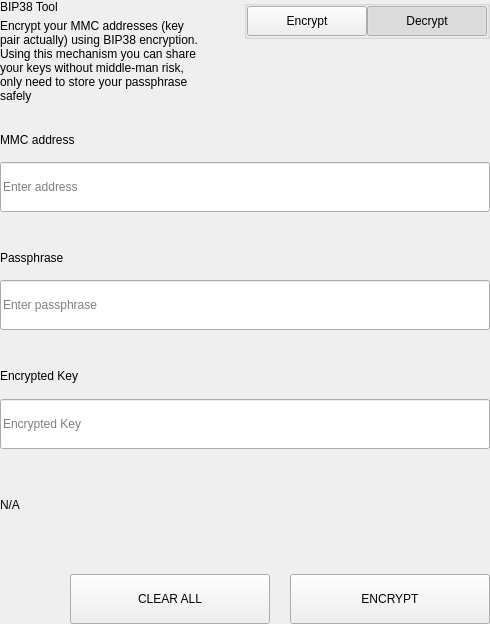
<?xml version="1.0" encoding="UTF-8"?>
<ui version="4.0">
 <class>SettingsBitToolWidget</class>
 <widget class="QWidget" name="SettingsBitToolWidget">
  <property name="geometry">
   <rect>
    <x>0</x>
    <y>0</y>
    <width>490</width>
    <height>624</height>
   </rect>
  </property>
  <property name="windowTitle">
   <string>Form</string>
  </property>
  <layout class="QVBoxLayout" name="verticalLayout">
   <property name="spacing">
    <number>0</number>
   </property>
   <property name="leftMargin">
    <number>0</number>
   </property>
   <property name="topMargin">
    <number>0</number>
   </property>
   <property name="rightMargin">
    <number>0</number>
   </property>
   <property name="bottomMargin">
    <number>0</number>
   </property>
   <item>
    <widget class="QWidget" name="left" native="true">
     <layout class="QVBoxLayout" name="verticalLayout_3">
      <property name="leftMargin">
       <number>0</number>
      </property>
      <property name="topMargin">
       <number>0</number>
      </property>
      <property name="rightMargin">
       <number>0</number>
      </property>
      <property name="bottomMargin">
       <number>0</number>
      </property>
      <item>
       <layout class="QVBoxLayout" name="verticalLayout_2">
        <property name="spacing">
         <number>0</number>
        </property>
        <item>
         <layout class="QHBoxLayout" name="horizontalLayout_3" stretch="3,1">
          <property name="spacing">
           <number>40</number>
          </property>
          <item>
           <layout class="QVBoxLayout" name="verticalLayoutTitle">
            <property name="spacing">
             <number>5</number>
            </property>
            <item>
             <widget class="QLabel" name="labelTitle">
              <property name="text">
               <string>BIP38 Tool</string>
              </property>
             </widget>
            </item>
            <item>
             <widget class="QLabel" name="labelSubtitle1">
              <property name="text">
               <string>Encrypt your MMC addresses (key pair actually) using BIP38 encryption.
Using this mechanism you can share your keys without middle-man risk, only need to store your passphrase safely</string>
              </property>
              <property name="wordWrap">
               <bool>true</bool>
              </property>
             </widget>
            </item>
           </layout>
          </item>
          <item alignment="Qt::AlignTop">
           <widget class="QGroupBox" name="groupBox">
            <property name="title">
             <string/>
            </property>
            <property name="alignment">
             <set>Qt::AlignLeading|Qt::AlignLeft|Qt::AlignTop</set>
            </property>
            <layout class="QHBoxLayout" name="horizontalLayout_4">
             <property name="spacing">
              <number>0</number>
             </property>
             <property name="leftMargin">
              <number>0</number>
             </property>
             <property name="topMargin">
              <number>0</number>
             </property>
             <property name="rightMargin">
              <number>0</number>
             </property>
             <property name="bottomMargin">
              <number>0</number>
             </property>
             <item>
              <spacer name="horizontalSpacer">
               <property name="orientation">
                <enum>Qt::Horizontal</enum>
               </property>
               <property name="sizeHint" stdset="0">
                <size>
                 <width>40</width>
                 <height>20</height>
                </size>
               </property>
              </spacer>
             </item>
             <item>
              <widget class="QPushButton" name="pushLeft">
               <property name="minimumSize">
                <size>
                 <width>120</width>
                 <height>30</height>
                </size>
               </property>
               <property name="maximumSize">
                <size>
                 <width>120</width>
                 <height>30</height>
                </size>
               </property>
               <property name="focusPolicy">
                <enum>Qt::NoFocus</enum>
               </property>
               <property name="text">
                <string>Encrypt</string>
               </property>
               <property name="checkable">
                <bool>true</bool>
               </property>
               <property name="autoExclusive">
                <bool>true</bool>
               </property>
              </widget>
             </item>
             <item>
              <widget class="QPushButton" name="pushRight">
               <property name="minimumSize">
                <size>
                 <width>120</width>
                 <height>30</height>
                </size>
               </property>
               <property name="maximumSize">
                <size>
                 <width>120</width>
                 <height>30</height>
                </size>
               </property>
               <property name="focusPolicy">
                <enum>Qt::NoFocus</enum>
               </property>
               <property name="text">
                <string>Decrypt</string>
               </property>
               <property name="checkable">
                <bool>true</bool>
               </property>
               <property name="checked">
                <bool>true</bool>
               </property>
               <property name="autoExclusive">
                <bool>true</bool>
               </property>
              </widget>
             </item>
            </layout>
           </widget>
          </item>
         </layout>
        </item>
        <item>
         <widget class="QStackedWidget" name="stackedWidget">
          <property name="currentIndex">
           <number>1</number>
          </property>
          <widget class="QWidget" name="pageDecrypt">
           <layout class="QVBoxLayout" name="verticalLayout_5">
            <property name="spacing">
             <number>0</number>
            </property>
            <property name="leftMargin">
             <number>0</number>
            </property>
            <property name="topMargin">
             <number>0</number>
            </property>
            <property name="rightMargin">
             <number>0</number>
            </property>
            <property name="bottomMargin">
             <number>0</number>
            </property>
            <item>
             <widget class="QWidget" name="widget" native="true">
              <property name="minimumSize">
               <size>
                <width>0</width>
                <height>100</height>
               </size>
              </property>
              <layout class="QVBoxLayout" name="verticalLayout_4">
               <property name="spacing">
                <number>0</number>
               </property>
               <property name="leftMargin">
                <number>0</number>
               </property>
               <property name="topMargin">
                <number>0</number>
               </property>
               <property name="rightMargin">
                <number>0</number>
               </property>
               <property name="bottomMargin">
                <number>0</number>
               </property>
               <item>
                <spacer name="verticalSpacer_2">
                 <property name="orientation">
                  <enum>Qt::Vertical</enum>
                 </property>
                 <property name="sizeType">
                  <enum>QSizePolicy::Fixed</enum>
                 </property>
                 <property name="sizeHint" stdset="0">
                  <size>
                   <width>20</width>
                   <height>20</height>
                  </size>
                 </property>
                </spacer>
               </item>
               <item>
                <layout class="QHBoxLayout" name="horizontalLayout_6" stretch="2">
                 <property name="spacing">
                  <number>0</number>
                 </property>
                 <item>
                  <layout class="QVBoxLayout" name="verticalLayout_7">
                   <property name="spacing">
                    <number>9</number>
                   </property>
                   <item>
                    <widget class="QLabel" name="labelSubtitleKey">
                     <property name="minimumSize">
                      <size>
                       <width>0</width>
                       <height>20</height>
                      </size>
                     </property>
                     <property name="maximumSize">
                      <size>
                       <width>16777215</width>
                       <height>20</height>
                      </size>
                     </property>
                     <property name="text">
                      <string>Encrypted key</string>
                     </property>
                    </widget>
                   </item>
                   <item>
                    <widget class="QLineEdit" name="lineEditKey">
                     <property name="minimumSize">
                      <size>
                       <width>0</width>
                       <height>50</height>
                      </size>
                     </property>
                     <property name="maximumSize">
                      <size>
                       <width>16777215</width>
                       <height>50</height>
                      </size>
                     </property>
                     <property name="placeholderText">
                      <string>Enter a encrypted key</string>
                     </property>
                    </widget>
                   </item>
                  </layout>
                 </item>
                </layout>
               </item>
               <item>
                <spacer name="verticalSpacer_3">
                 <property name="orientation">
                  <enum>Qt::Vertical</enum>
                 </property>
                 <property name="sizeType">
                  <enum>QSizePolicy::Fixed</enum>
                 </property>
                 <property name="sizeHint" stdset="0">
                  <size>
                   <width>20</width>
                   <height>20</height>
                  </size>
                 </property>
                </spacer>
               </item>
               <item>
                <layout class="QVBoxLayout" name="verticalLayout_9">
                 <property name="spacing">
                  <number>9</number>
                 </property>
                 <item>
                  <widget class="QLabel" name="labelSubtitlePassphrase">
                   <property name="maximumSize">
                    <size>
                     <width>16777215</width>
                     <height>20</height>
                    </size>
                   </property>
                   <property name="text">
                    <string>Passphrase</string>
                   </property>
                  </widget>
                 </item>
                 <item>
                  <widget class="QLineEdit" name="lineEditPassphrase">
                   <property name="minimumSize">
                    <size>
                     <width>0</width>
                     <height>50</height>
                    </size>
                   </property>
                   <property name="maximumSize">
                    <size>
                     <width>16777215</width>
                     <height>50</height>
                    </size>
                   </property>
                   <property name="placeholderText">
                    <string>Enter a passphrase</string>
                   </property>
                  </widget>
                 </item>
                </layout>
               </item>
               <item>
                <spacer name="verticalSpacer_4">
                 <property name="orientation">
                  <enum>Qt::Vertical</enum>
                 </property>
                 <property name="sizeType">
                  <enum>QSizePolicy::Fixed</enum>
                 </property>
                 <property name="sizeHint" stdset="0">
                  <size>
                   <width>20</width>
                   <height>20</height>
                  </size>
                 </property>
                </spacer>
               </item>
               <item>
                <widget class="QWidget" name="widget_3" native="true">
                 <property name="sizePolicy">
                  <sizepolicy hsizetype="Preferred" vsizetype="Fixed">
                   <horstretch>0</horstretch>
                   <verstretch>0</verstretch>
                  </sizepolicy>
                 </property>
                 <layout class="QVBoxLayout" name="verticalLayout_10">
                  <property name="spacing">
                   <number>9</number>
                  </property>
                  <property name="leftMargin">
                   <number>0</number>
                  </property>
                  <property name="topMargin">
                   <number>0</number>
                  </property>
                  <property name="rightMargin">
                   <number>0</number>
                  </property>
                  <property name="bottomMargin">
                   <number>0</number>
                  </property>
                  <item>
                   <widget class="QLabel" name="labelSubtitleDecryptResult">
                    <property name="minimumSize">
                     <size>
                      <width>0</width>
                      <height>20</height>
                     </size>
                    </property>
                    <property name="maximumSize">
                     <size>
                      <width>16777215</width>
                      <height>20</height>
                     </size>
                    </property>
                    <property name="text">
                     <string>Decrypted address result</string>
                    </property>
                   </widget>
                  </item>
                  <item>
                   <widget class="QWidget" name="widget_4" native="true">
                    <layout class="QHBoxLayout" name="horizontalLayout" stretch="6,0,1">
                     <property name="spacing">
                      <number>0</number>
                     </property>
                     <property name="leftMargin">
                      <number>0</number>
                     </property>
                     <property name="topMargin">
                      <number>0</number>
                     </property>
                     <property name="rightMargin">
                      <number>0</number>
                     </property>
                     <property name="bottomMargin">
                      <number>0</number>
                     </property>
                     <item alignment="Qt::AlignVCenter">
                      <widget class="QLineEdit" name="lineEditDecryptResult">
                       <property name="minimumSize">
                        <size>
                         <width>0</width>
                         <height>50</height>
                        </size>
                       </property>
                       <property name="maximumSize">
                        <size>
                         <width>16777215</width>
                         <height>50</height>
                        </size>
                       </property>
                       <property name="placeholderText">
                        <string>Decrypted Address</string>
                       </property>
                      </widget>
                     </item>
                     <item>
                      <spacer name="horizontalSpacer_4">
                       <property name="orientation">
                        <enum>Qt::Horizontal</enum>
                       </property>
                       <property name="sizeType">
                        <enum>QSizePolicy::Fixed</enum>
                       </property>
                       <property name="sizeHint" stdset="0">
                        <size>
                         <width>20</width>
                         <height>50</height>
                        </size>
                       </property>
                      </spacer>
                     </item>
                     <item>
                      <widget class="QPushButton" name="pushButtonImport">
                       <property name="minimumSize">
                        <size>
                         <width>140</width>
                         <height>40</height>
                        </size>
                       </property>
                       <property name="text">
                        <string>Import Address</string>
                       </property>
                      </widget>
                     </item>
                    </layout>
                   </widget>
                  </item>
                 </layout>
                </widget>
               </item>
               <item>
                <widget class="QLabel" name="statusLabel_DEC">
                 <property name="maximumSize">
                  <size>
                   <width>16777215</width>
                   <height>40</height>
                  </size>
                 </property>
                 <property name="text">
                  <string/>
                 </property>
                </widget>
               </item>
               <item>
                <spacer name="verticalSpacer">
                 <property name="orientation">
                  <enum>Qt::Vertical</enum>
                 </property>
                 <property name="sizeType">
                  <enum>QSizePolicy::Preferred</enum>
                 </property>
                 <property name="sizeHint" stdset="0">
                  <size>
                   <width>20</width>
                   <height>20</height>
                  </size>
                 </property>
                </spacer>
               </item>
               <item>
                <layout class="QHBoxLayout" name="horizontalLayout_7">
                 <property name="spacing">
                  <number>0</number>
                 </property>
                 <item>
                  <spacer name="horizontalSpacer_5">
                   <property name="orientation">
                    <enum>Qt::Horizontal</enum>
                   </property>
                   <property name="sizeType">
                    <enum>QSizePolicy::Expanding</enum>
                   </property>
                   <property name="sizeHint" stdset="0">
                    <size>
                     <width>40</width>
                     <height>20</height>
                    </size>
                   </property>
                  </spacer>
                 </item>
                 <item>
                  <widget class="QPushButton" name="pushButtonDecryptClear">
                   <property name="minimumSize">
                    <size>
                     <width>200</width>
                     <height>50</height>
                    </size>
                   </property>
                   <property name="maximumSize">
                    <size>
                     <width>200</width>
                     <height>50</height>
                    </size>
                   </property>
                   <property name="text">
                    <string>CLEAR</string>
                   </property>
                  </widget>
                 </item>
                 <item>
                  <spacer name="horizontalSpacer_3">
                   <property name="orientation">
                    <enum>Qt::Horizontal</enum>
                   </property>
                   <property name="sizeType">
                    <enum>QSizePolicy::Fixed</enum>
                   </property>
                   <property name="sizeHint" stdset="0">
                    <size>
                     <width>20</width>
                     <height>20</height>
                    </size>
                   </property>
                  </spacer>
                 </item>
                 <item>
                  <widget class="QPushButton" name="pushButtonDecrypt">
                   <property name="minimumSize">
                    <size>
                     <width>200</width>
                     <height>50</height>
                    </size>
                   </property>
                   <property name="maximumSize">
                    <size>
                     <width>200</width>
                     <height>50</height>
                    </size>
                   </property>
                   <property name="text">
                    <string>DECRYPT KEY</string>
                   </property>
                  </widget>
                 </item>
                </layout>
               </item>
              </layout>
             </widget>
            </item>
           </layout>
          </widget>
          <widget class="QWidget" name="pageEncrypt">
           <layout class="QVBoxLayout" name="verticalLayout_11">
            <property name="spacing">
             <number>0</number>
            </property>
            <property name="leftMargin">
             <number>0</number>
            </property>
            <property name="topMargin">
             <number>0</number>
            </property>
            <property name="rightMargin">
             <number>0</number>
            </property>
            <property name="bottomMargin">
             <number>0</number>
            </property>
            <item>
             <spacer name="verticalSpacer_8">
              <property name="orientation">
               <enum>Qt::Vertical</enum>
              </property>
              <property name="sizeType">
               <enum>QSizePolicy::Fixed</enum>
              </property>
              <property name="sizeHint" stdset="0">
               <size>
                <width>20</width>
                <height>20</height>
               </size>
              </property>
             </spacer>
            </item>
            <item>
             <widget class="QWidget" name="containerAddressEnc" native="true">
              <layout class="QVBoxLayout" name="containerAddressEncLayout">
               <property name="spacing">
                <number>5</number>
               </property>
               <property name="leftMargin">
                <number>0</number>
               </property>
               <property name="topMargin">
                <number>0</number>
               </property>
               <property name="rightMargin">
                <number>0</number>
               </property>
               <property name="bottomMargin">
                <number>0</number>
               </property>
               <item>
                <widget class="QLabel" name="labelSubtitleAddress">
                 <property name="minimumSize">
                  <size>
                   <width>0</width>
                   <height>20</height>
                  </size>
                 </property>
                 <property name="maximumSize">
                  <size>
                   <width>16777215</width>
                   <height>20</height>
                  </size>
                 </property>
                 <property name="text">
                  <string>MMC address</string>
                 </property>
                </widget>
               </item>
               <item>
                <widget class="QLineEdit" name="addressIn_ENC">
                 <property name="minimumSize">
                  <size>
                   <width>0</width>
                   <height>50</height>
                  </size>
                 </property>
                 <property name="placeholderText">
                  <string>Enter address</string>
                 </property>
                </widget>
               </item>
              </layout>
             </widget>
            </item>
            <item>
             <spacer name="verticalSpacer_6">
              <property name="orientation">
               <enum>Qt::Vertical</enum>
              </property>
              <property name="sizeType">
               <enum>QSizePolicy::Fixed</enum>
              </property>
              <property name="sizeHint" stdset="0">
               <size>
                <width>20</width>
                <height>20</height>
               </size>
              </property>
             </spacer>
            </item>
            <item>
             <widget class="QWidget" name="containerAddress" native="true">
              <layout class="QHBoxLayout" name="horizontalLayout_9" stretch="2">
               <property name="spacing">
                <number>0</number>
               </property>
               <property name="leftMargin">
                <number>0</number>
               </property>
               <property name="topMargin">
                <number>0</number>
               </property>
               <property name="rightMargin">
                <number>0</number>
               </property>
               <property name="bottomMargin">
                <number>0</number>
               </property>
               <item>
                <layout class="QVBoxLayout" name="verticalLayout_8">
                 <property name="spacing">
                  <number>5</number>
                 </property>
                 <item>
                  <widget class="QLabel" name="labelSubtitleMessage">
                   <property name="minimumSize">
                    <size>
                     <width>0</width>
                     <height>20</height>
                    </size>
                   </property>
                   <property name="maximumSize">
                    <size>
                     <width>16777215</width>
                     <height>20</height>
                    </size>
                   </property>
                   <property name="text">
                    <string>Passphrase</string>
                   </property>
                  </widget>
                 </item>
                 <item>
                  <widget class="QLineEdit" name="passphraseIn_ENC">
                   <property name="minimumSize">
                    <size>
                     <width>0</width>
                     <height>50</height>
                    </size>
                   </property>
                   <property name="maximumSize">
                    <size>
                     <width>16777215</width>
                     <height>50</height>
                    </size>
                   </property>
                   <property name="placeholderText">
                    <string>Enter passphrase</string>
                   </property>
                  </widget>
                 </item>
                </layout>
               </item>
              </layout>
             </widget>
            </item>
            <item>
             <spacer name="verticalSpacer_7">
              <property name="orientation">
               <enum>Qt::Vertical</enum>
              </property>
              <property name="sizeType">
               <enum>QSizePolicy::Fixed</enum>
              </property>
              <property name="sizeHint" stdset="0">
               <size>
                <width>20</width>
                <height>20</height>
               </size>
              </property>
             </spacer>
            </item>
            <item>
             <widget class="QWidget" name="widget_2" native="true">
              <property name="minimumSize">
               <size>
                <width>0</width>
                <height>75</height>
               </size>
              </property>
              <property name="maximumSize">
               <size>
                <width>16777215</width>
                <height>16777215</height>
               </size>
              </property>
              <layout class="QVBoxLayout" name="verticalLayout_6">
               <property name="leftMargin">
                <number>0</number>
               </property>
               <property name="topMargin">
                <number>0</number>
               </property>
               <property name="rightMargin">
                <number>0</number>
               </property>
               <property name="bottomMargin">
                <number>0</number>
               </property>
               <item>
                <widget class="QLabel" name="labelSubtitleEncryptedKey">
                 <property name="minimumSize">
                  <size>
                   <width>0</width>
                   <height>20</height>
                  </size>
                 </property>
                 <property name="maximumSize">
                  <size>
                   <width>16777215</width>
                   <height>20</height>
                  </size>
                 </property>
                 <property name="text">
                  <string>Encrypted Key</string>
                 </property>
                </widget>
               </item>
               <item>
                <widget class="QLineEdit" name="encryptedKeyOut_ENC">
                 <property name="minimumSize">
                  <size>
                   <width>0</width>
                   <height>50</height>
                  </size>
                 </property>
                 <property name="placeholderText">
                  <string>Encrypted Key</string>
                 </property>
                </widget>
               </item>
              </layout>
             </widget>
            </item>
            <item>
             <widget class="QLabel" name="statusLabel_ENC">
              <property name="text">
               <string notr="true">N/A</string>
              </property>
             </widget>
            </item>
            <item>
             <spacer name="verticalSpacer_5">
              <property name="orientation">
               <enum>Qt::Vertical</enum>
              </property>
              <property name="sizeType">
               <enum>QSizePolicy::Fixed</enum>
              </property>
              <property name="sizeHint" stdset="0">
               <size>
                <width>20</width>
                <height>20</height>
               </size>
              </property>
             </spacer>
            </item>
            <item>
             <layout class="QHBoxLayout" name="horizontalLayout_8">
              <property name="spacing">
               <number>0</number>
              </property>
              <item>
               <spacer name="horizontalSpacer_6">
                <property name="orientation">
                 <enum>Qt::Horizontal</enum>
                </property>
                <property name="sizeType">
                 <enum>QSizePolicy::Expanding</enum>
                </property>
                <property name="sizeHint" stdset="0">
                 <size>
                  <width>40</width>
                  <height>20</height>
                 </size>
                </property>
               </spacer>
              </item>
              <item>
               <widget class="QPushButton" name="pushButtonClear">
                <property name="minimumSize">
                 <size>
                  <width>200</width>
                  <height>50</height>
                 </size>
                </property>
                <property name="focusPolicy">
                 <enum>Qt::NoFocus</enum>
                </property>
                <property name="text">
                 <string>CLEAR ALL</string>
                </property>
               </widget>
              </item>
              <item>
               <spacer name="horizontalSpacer_2">
                <property name="orientation">
                 <enum>Qt::Horizontal</enum>
                </property>
                <property name="sizeType">
                 <enum>QSizePolicy::Fixed</enum>
                </property>
                <property name="sizeHint" stdset="0">
                 <size>
                  <width>20</width>
                  <height>20</height>
                 </size>
                </property>
               </spacer>
              </item>
              <item>
               <widget class="QPushButton" name="pushButtonEncrypt">
                <property name="minimumSize">
                 <size>
                  <width>200</width>
                  <height>50</height>
                 </size>
                </property>
                <property name="maximumSize">
                 <size>
                  <width>200</width>
                  <height>50</height>
                 </size>
                </property>
                <property name="focusPolicy">
                 <enum>Qt::NoFocus</enum>
                </property>
                <property name="text">
                 <string>ENCRYPT</string>
                </property>
               </widget>
              </item>
             </layout>
            </item>
           </layout>
          </widget>
         </widget>
        </item>
       </layout>
      </item>
     </layout>
    </widget>
   </item>
  </layout>
 </widget>
 <resources/>
 <connections/>
</ui>
